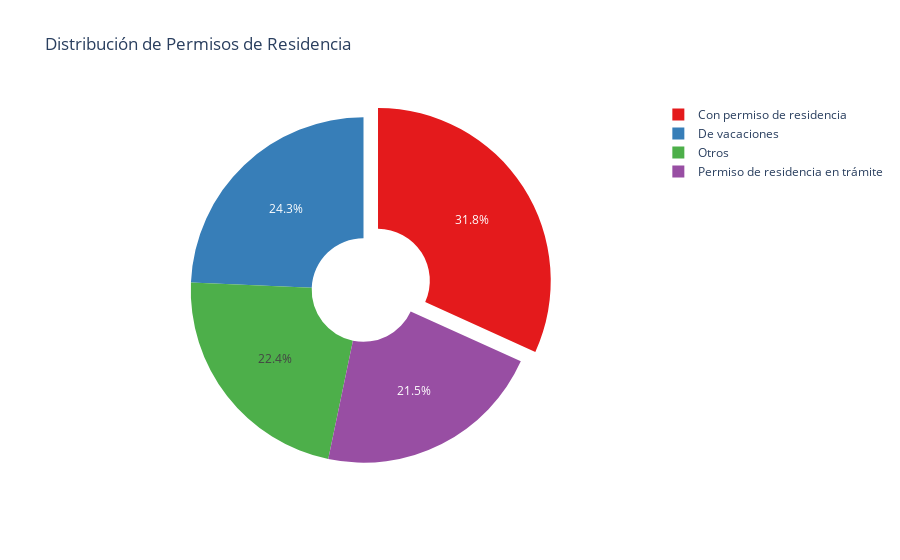

Notebook source saved alongside this figure:
### Code cell
graficar_permiso_residencia(df_3)

### Figure 1 — Plotly figure (JSON) as saved in the notebook; plotly's stock layout.template omitted (floating-point values rounded to 4 significant figures)
{"data": [{"customdata": [["Con permiso de residencia"], ["De vacaciones"], ["Otros"], ["Permiso de residencia en trámite"]], "domain": {"x": [0, 1], "y": [0, 1]}, "hole": 0.3, "hovertemplate": "Tipo de Permiso=%{customdata[0]}<br>Cantidad=%{value}<extra></extra>", "labels": ["Con permiso de residencia", "De vacaciones", "Otros", "Permiso de residencia en trámite"], "legendgroup": "", "marker": {"colors": ["rgb(228,26,28)", "rgb(55,126,184)", "rgb(77,175,74)", "rgb(152,78,163)"]}, "name": "", "pull": [0.1, 0, 0, 0], "showlegend": true, "type": "pie", "values": [34, 26, 24, 23]}], "layout": {"legend": {"tracegroupgap": 0}, "piecolorway": ["rgb(228,26,28)", "rgb(55,126,184)", "rgb(77,175,74)", "rgb(152,78,163)", "rgb(255,127,0)", "rgb(255,255,51)", "rgb(166,86,40)", "rgb(247,129,191)", "rgb(153,153,153)"], "title": {"text": "Distribución de Permisos de Residencia"}}}
